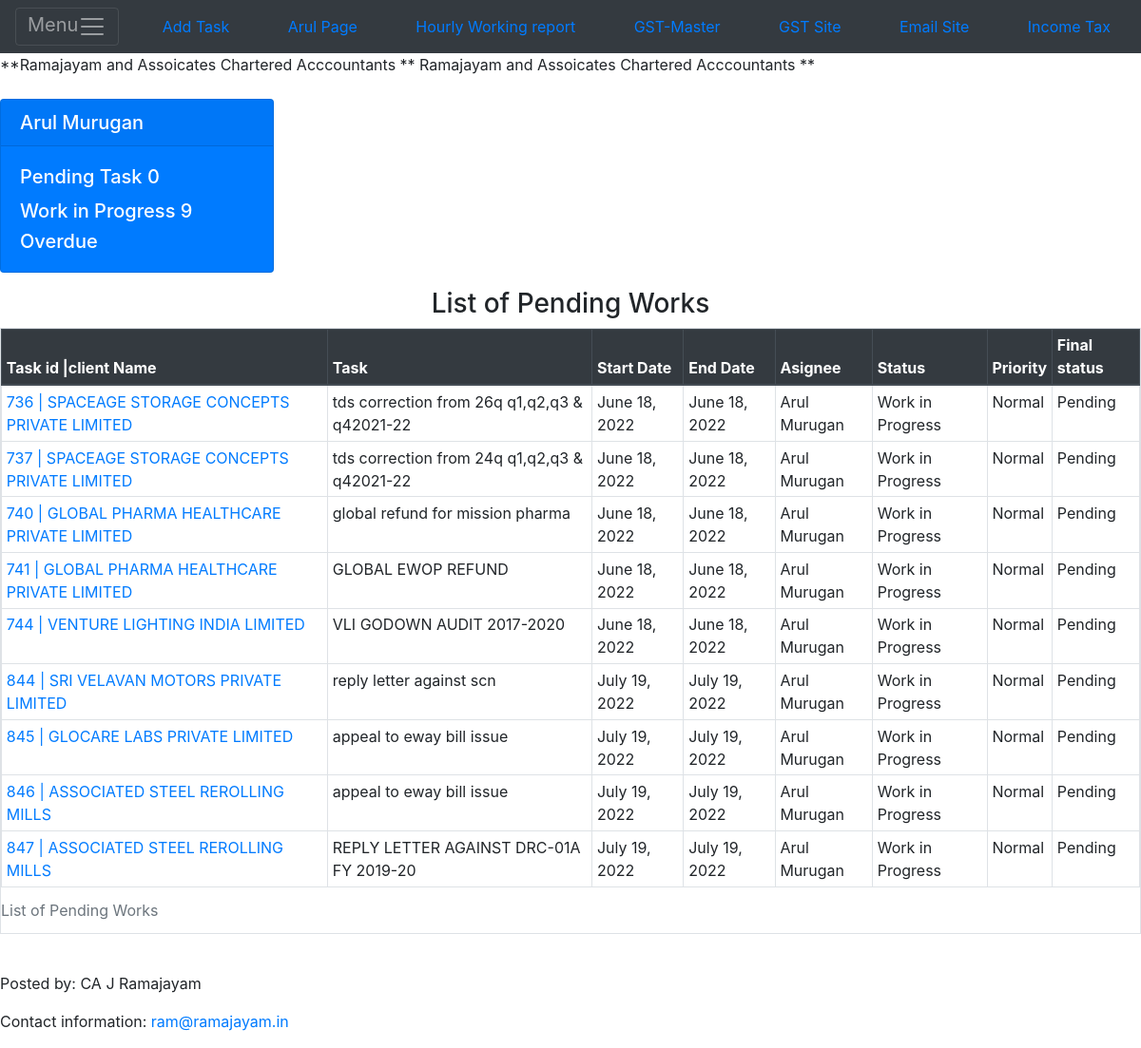
The page /todolist/arul (signed in) on the database its author committed.
### todolist_app/models.py (models this page shows, shortened)
class Tasklist(models.Model):
    clientname= models.CharField(max_length=100,null=True,blank=True)
    task = models.CharField(max_length=100)
    startdate = models.DateField(default=timezone.now, blank=True, null=True)
    enddate = models.DateField(blank=True, null=True)
    assignee = models.CharField(max_length=30)
    status = models.CharField(max_length=30)
    priority = models.CharField(max_length=100,null=True)
    fstatus = models.BooleanField(default=False)

### todolist_app/views.py (the view)
# urls.py: path('arul', views.todolist1, name='todolist1'),
@login_required
def todolist1(request):
                all_tasks = Tasklist.objects.filter(assignee ='Arul Murugan').all()
                countarulpending = Tasklist.objects.filter(assignee = 'Arul Murugan').filter(status = 'Pending').count()
                countarulwip = Tasklist.objects.filter(assignee = 'Arul Murugan').filter(status = 'Work in Progress').count()
                context = {
                    'all_tasks': all_tasks,
                    'countarulpending': countarulpending,
                    'countarulwip': countarulwip,
                }
                return render(request, 'todolist1.html',context)

### todolist_app/templates/todolist1.html (shortened to what this page needs)
{% extends 'base5.html' %}
{% block content %}
    <marquee direction="scroll">**Ramajayam and Assoicates Chartered Acccountants ** Ramajayam and Assoicates Chartered Acccountants ** </marquee>
<br/>
<div class="card-group">
    <div class="card text-white bg-primary mb-3" style="max-width: 18rem;">
        <h5  class="card-header">Arul Murugan</h5>
            <div class="card-body">
                <h5 class="card-title">Pending Task {{ countarulpending }}</h5>
                <h5 class="card-text"> Work in Progress {{ countarulwip }}</h5>
                <h5 class="card-text"> Overdue</h5>
            </div>
    </div>
</div>
<div class="row justify-content-center">
    <div class="col-auto">
        <table class="table table-bordered table-hover table-sm table-responsive"  >
            <center><h3>List of Pending Works</h3></center>
                <caption>List of Pending Works</caption>
                    <thead class="thead-dark">
                        <tr>
                            <th scope="col">Task id |client Name</th>
                            <th scope="col">Task</th>
                            <th scope="col">Start Date</th>
                            <th scope="col">End Date</th>
                            <th scope="col">Asignee</th>
                            <th scope="col">Status</th>
                            <th scope="col">Priority</th>
                            <th scope="col">Final status</th>
                        </tr>
                    </thead>
                    <tbody>
                        {% if all_tasks %}
                            {% for obj in all_tasks %}
                                {% if obj.fstatus %}
                                    {% else %}
                                        <tr>
                                            <td><a href="{% url 'edit_task' obj.id %}">{{ obj.id  }} | {{ obj.clientname  }}</a></td>
                                            <td>{{ obj.task  }} </a> </td>
                                            <td>{{ obj.startdate  }}</td>
                                            <td>{{ obj.enddate  }}</td>
                                            <td>{{ obj.assignee  }}</td>
                                            <td>{{ obj.status  }}</td>
                                            <td>{{ obj.priority  }}</td>
                                            <td>Pending</td>
                                        </tr>
                                {% endif %}
                            {% endfor %}
                        {% endif%}
                    </tbody>
        </table>
    </div>
</div><br>
{% endblock content %}

### todolist_app/templates/base5.html (shortened to what this page needs)
{% load  static %}
<!doctype html>
<html lang="en">
  <head>
    <link rel="stylesheet" href="https://stackpath.bootstrapcdn.com/bootstrap/4.4.1/css/bootstrap.min.css">
  <nav class="navbar navbar-dark bg-dark " class="collapse navbar-collapse">
    <button class="navbar-toggler" type="button" data-toggle="collapse" data-target="#navbarToggleExternalContent" aria-controls="navbarToggleExternalContent" aria-expanded="false" aria-label="Toggle navigation">
      Menu<span class="navbar-toggler-icon"></span>
    </button>
      <a class="nav-item nav-link" href="{% url 'todoemp' %}">Add Task</a>
      <a class="nav-item nav-link" href="{% url 'todolist1' %}">Arul Page</a>
      <a class="nav-item nav-link" href="{% url 'dailywork5' %}">Hourly Working report</a>
      <a class="nav-item nav-link" href="{% url 'gstmaster' %}">GST-Master</a>
      <a class="nav-item nav-link" href="https://www.gst.gov.in">GST Site</a>
      <a class="nav-item nav-link" href="https://mail.zoho.com/zm/#mail/folder/inbox">Email Site</a>
      <a class="nav-item nav-link" href="https://portal.incometaxindiaefiling.gov.in/e-Filing/UserLogin/LoginHome.html?lang=eng">Income Tax</a>
  </nav>
  </head>
  <body>
    {% block content %}
    {% endblock content %}
  <footer>
  <p>Posted by: CA J Ramajayam</p>
  <p>Contact information: <a href="mailto:ram@ramajayam.in">ram@ramajayam.in</a>	</p>
</footer
  </body>
</html>

### rows shown on the page
Tasklist: id "736", clientname "SPACEAGE STORAGE CONCEPTS PRIVATE LIMITED", task "tds correction from 26q q1,q2,q3 & q42021-22", startdate "June 18, 2022", enddate "June 18, 2022", assignee "Arul Murugan", status "Work in Progress", priority "Normal"
Tasklist: id "737", clientname "SPACEAGE STORAGE CONCEPTS PRIVATE LIMITED", task "tds correction from 24q q1,q2,q3 & q42021-22", startdate "June 18, 2022", enddate "June 18, 2022", assignee "Arul Murugan", status "Work in Progress", priority "Normal"
Tasklist: id "740", clientname "GLOBAL PHARMA HEALTHCARE PRIVATE LIMITED", task "global refund for mission pharma", startdate "June 18, 2022", enddate "June 18, 2022", assignee "Arul Murugan", status "Work in Progress", priority "Normal"
Tasklist: id "741", clientname "GLOBAL PHARMA HEALTHCARE PRIVATE LIMITED", task "GLOBAL EWOP REFUND", startdate "June 18, 2022", enddate "June 18, 2022", assignee "Arul Murugan", status "Work in Progress", priority "Normal"
Tasklist: id "744", clientname "VENTURE LIGHTING INDIA LIMITED", task "VLI GODOWN AUDIT 2017-2020", startdate "June 18, 2022", enddate "June 18, 2022", assignee "Arul Murugan", status "Work in Progress", priority "Normal"
Tasklist: id "844", clientname "SRI VELAVAN MOTORS PRIVATE LIMITED", task "reply letter against scn", startdate "July 19, 2022", enddate "July 19, 2022", assignee "Arul Murugan", status "Work in Progress", priority "Normal"
Tasklist: id "845", clientname "GLOCARE LABS PRIVATE LIMITED", task "appeal to eway bill issue", startdate "July 19, 2022", enddate "July 19, 2022", assignee "Arul Murugan", status "Work in Progress", priority "Normal"
Tasklist: id "846", clientname "ASSOCIATED STEEL REROLLING MILLS", task "appeal to eway bill issue", startdate "July 19, 2022", enddate "July 19, 2022", assignee "Arul Murugan", status "Work in Progress", priority "Normal"
Tasklist: id "847", clientname "ASSOCIATED STEEL REROLLING MILLS", task "REPLY LETTER AGAINST DRC-01A FY 2019-20", startdate "July 19, 2022", enddate "July 19, 2022", assignee "Arul Murugan", status "Work in Progress", priority "Normal"

### other values the page prints
{{ countarulpending }} "0"
{{ countarulwip }} "9"
